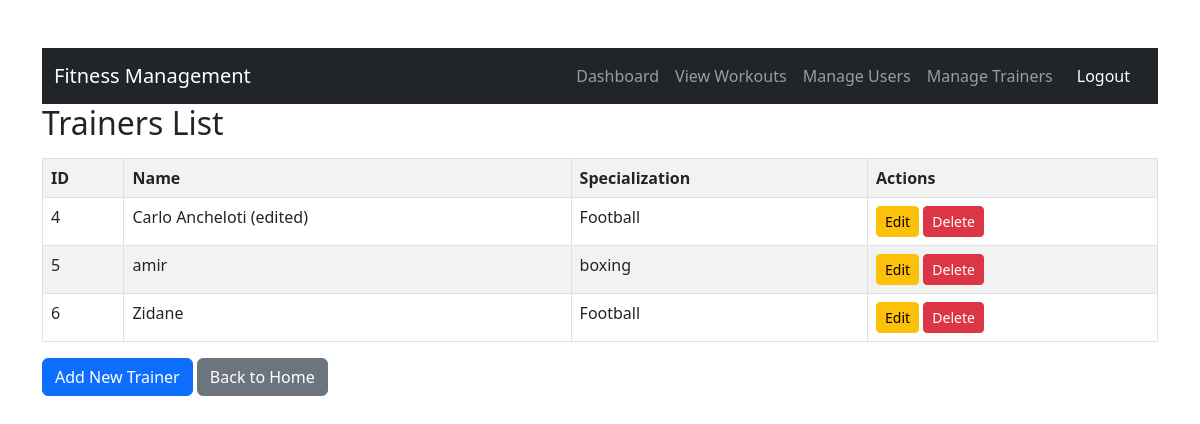
/fitness-management/trainers.php (signed in), run on the app's committed database.
### tables this page shows
CREATE TABLE `trainers` (
  `TrainerID` int(11) NOT NULL,
  `Name` varchar(100) NOT NULL,
  `Specialization` varchar(100) NOT NULL
);

### fitness-management/trainers.php (the view, shortened to what this page needs)
<?php
include 'db.php';
$sql = "SELECT * FROM Trainers";
$result = $conn->query($sql);
include 'navbar.php';
?>
<!DOCTYPE html>
<html lang="en">
<head>
    <link href="https://cdn.jsdelivr.net/npm/bootstrap@5.3.0/dist/css/bootstrap.min.css" rel="stylesheet">
</head>
<body class="container mt-5">
    <h2 class="mb-3">Trainers List</h2>
    <table class="table table-striped table-bordered">
        <tr><th>ID</th><th>Name</th><th>Specialization</th><th>Actions</th></tr>
        <?php while ($row = $result->fetch_assoc()): ?>
            <tr>
                <td><?= $row['TrainerID'] ?></td>
                <td><?= $row['Name'] ?></td>
                <td><?= $row['Specialization'] ?></td>
                <td>
                    <a href="edit_trainer.php?id=<?= $row['TrainerID'] ?>" class="btn btn-warning btn-sm">Edit</a>
                    <a href="delete_trainer.php?id=<?= $row['TrainerID'] ?>" class="btn btn-danger btn-sm" onclick="return confirm('Are you sure?')">Delete</a>
                </td>
            </tr>
        <?php endwhile; ?>
    </table>
    <a href="add_trainer.php" class="btn btn-primary">Add New Trainer</a>
    <a href="index.php" class="btn btn-secondary">Back to Home</a>
</body>
</html>

### data on the page
trainers: TrainerID "4", Name "Carlo Ancheloti (edited)", Specialization "Football"
trainers: TrainerID "5", Name "amir", Specialization "boxing"
trainers: TrainerID "6", Name "Zidane", Specialization "Football"
